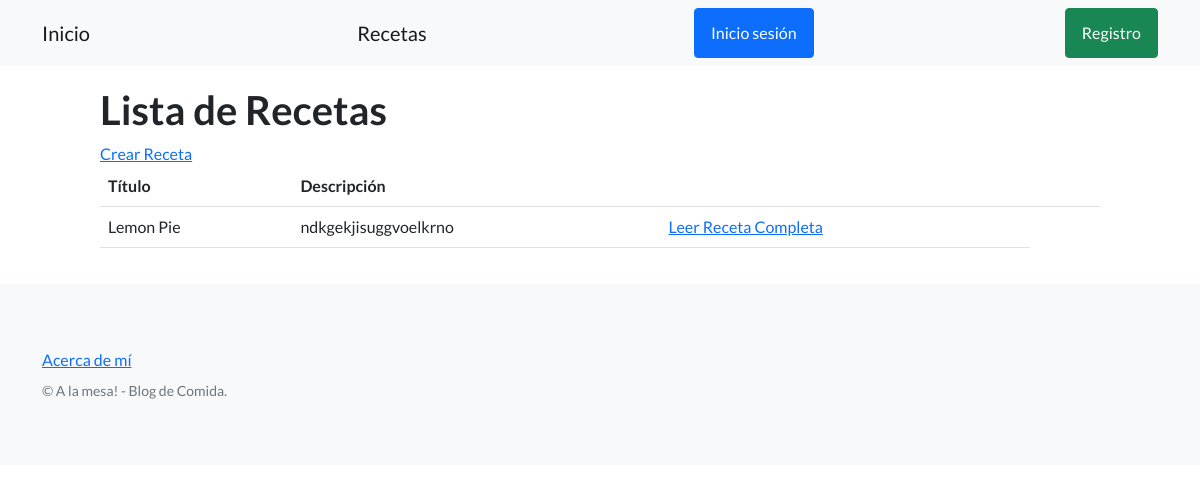
The app's page /notas/articulos/, older data.
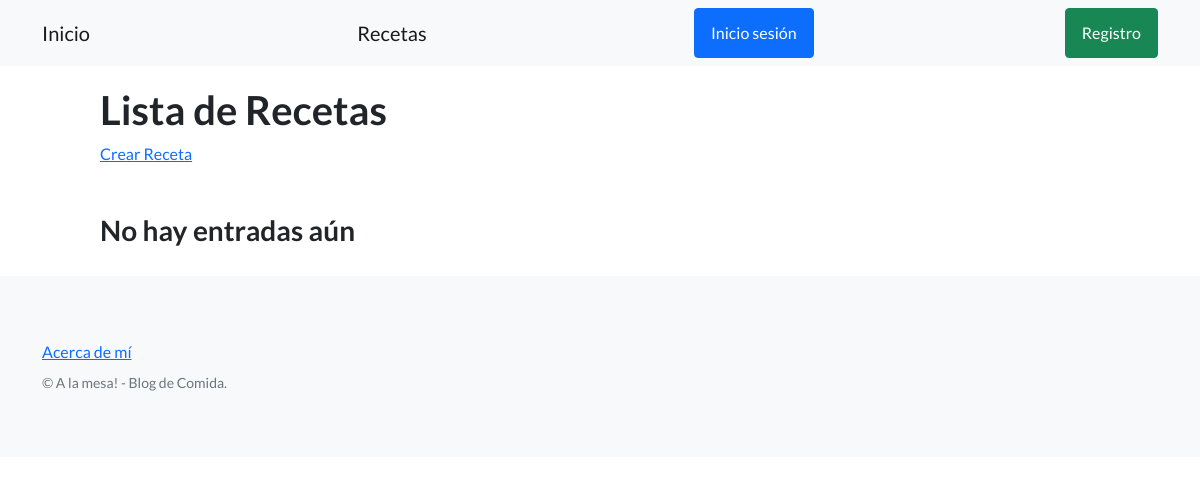
The same page, newer data.
### BlogCocina/models.py (models this page shows, shortened)
class Articulo(models.Model):
    titulo = models.CharField(max_length=256)
    subtitulo = models.TextField()
    cuerpo = models.TextField()
    autor = models.CharField(max_length=256)
    imagen = models.ImageField(upload_to="img/", null=True, blank=True)
    fecha = models.DateField(null=True, blank=True)
    usuario = models.ForeignKey(User, on_delete=models.CASCADE, null=True)

### BlogCocina/views.py (the view)
# urls.py: path("articulos/", ArticuloListView.as_view(), name='lista-articulos'),
class ArticuloListView(ListView):
    model = Articulo
    template_name = 'BlogCocina/lista_articulos.html'

### BlogCocina/templates/BlogCocina/lista_articulos.html (shortened to what this page needs)
{% extends "BlogCocina/base.html" %}
{% block contenido %}
<section>
    <div>
        <h1>Lista de Recetas</h1>
        <a href="{% url 'crear-articulos' %}">Crear Receta</a>
        <br>
        {% if  not object_list %}
        <br><br>
        <h3>No hay entradas aún</h3>
        {% else %}
        <table class="table">
            <tbody>
                <tr>
                    <th>Título</th>
                    <th>Descripción</th>
                    <td></td>
                    <td></td>
                    <td></td>
                </tr>
                {% for articulo in object_list %}
                <tr>
                    <td>{{ articulo.titulo }}</td>
                    <td>{{ articulo.subtitulo }}</td>
                    <td>
                        <a href="{% url 'ver-articulos' articulo.id %}">Leer Receta Completa</a>
                    </td>
                </tr>
                {% endfor %}
            </tbody>
        </table>
        {% endif %}
    </div>
</section>
{% endblock contenido %}

Row changes from the older to the newer data that the page shows:
removed Articulo: titulo "Lemon Pie", subtitulo "ndkgekjisuggvoelkrno"
Text that changed along with them:
text no longer shown: "Título Descripción"
text now shown: "No hay entradas aún"
